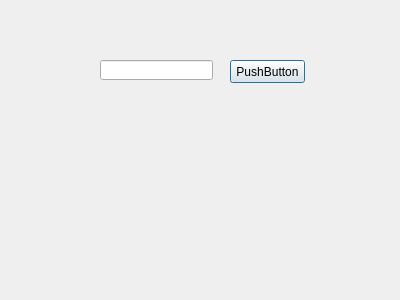
<?xml version="1.0" encoding="UTF-8"?>
<ui version="4.0">
 <class>Dialog</class>
 <widget class="QDialog" name="Dialog">
  <property name="geometry">
   <rect>
    <x>0</x>
    <y>0</y>
    <width>400</width>
    <height>300</height>
   </rect>
  </property>
  <property name="windowTitle">
   <string>Dialog</string>
  </property>
  <widget class="QLineEdit" name="lineEdit">
   <property name="geometry">
    <rect>
     <x>100</x>
     <y>60</y>
     <width>113</width>
     <height>20</height>
    </rect>
   </property>
  </widget>
  <widget class="QPushButton" name="pushButton">
   <property name="geometry">
    <rect>
     <x>230</x>
     <y>60</y>
     <width>75</width>
     <height>23</height>
    </rect>
   </property>
   <property name="text">
    <string>PushButton</string>
   </property>
  </widget>
 </widget>
 <resources/>
 <connections/>
</ui>
